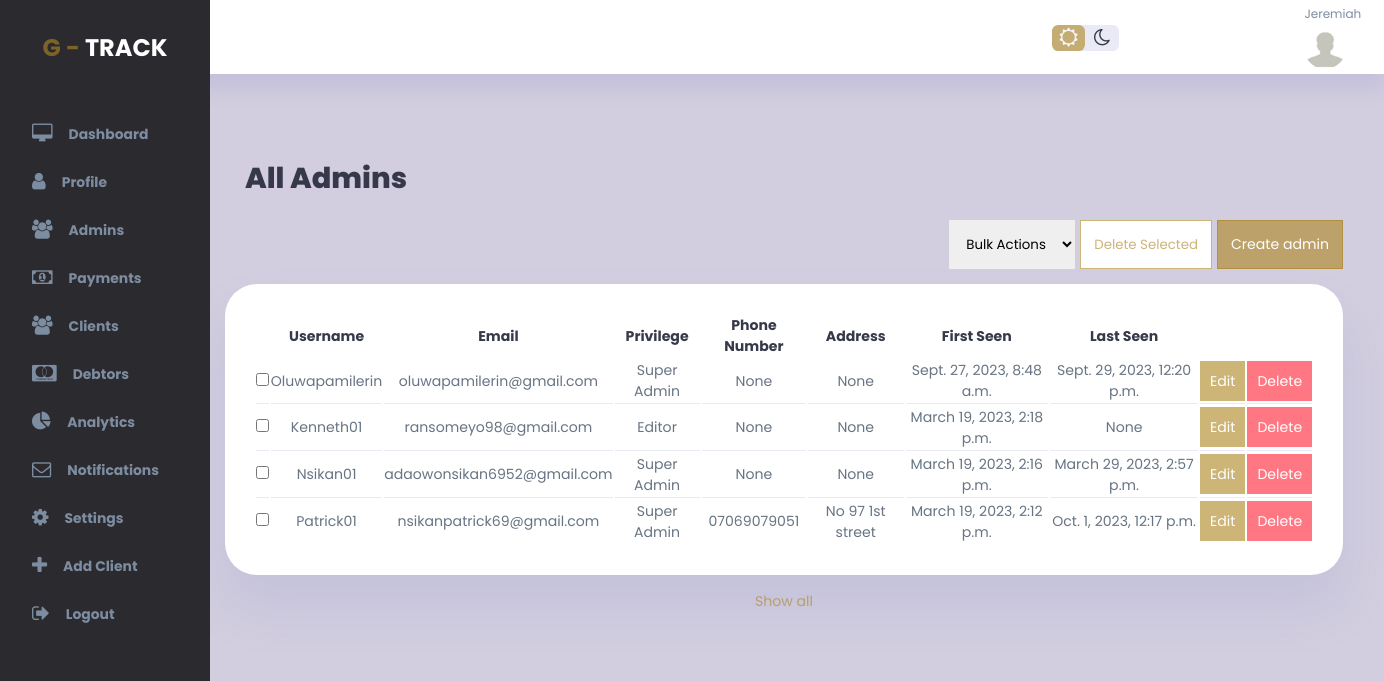
The app's page /admins (signed in) with its own data.
### gtrack_app/models.py (models this page shows, shortened)
class UserProfile(models.Model):
    user = models.OneToOneField(User, null=True, on_delete=models.CASCADE)
    address = models.CharField(max_length=65, null=True, blank=True)
    phone = models.CharField(max_length=65, null=True, blank=True)
    privilege = models.CharField(max_length=50, null=True, blank=True)
    ip_address = models.CharField(max_length=50, null=True, blank=True)
    date_created = models.DateTimeField(default=timezone.now())
    last_seen = models.DateTimeField(default=timezone.now(), null=True, blank=True)
    profile_pic = models.FileField(null=True, blank=True, upload_to="uploads/profile_pictures", validators = [FileExtensionValidator(allowed_extensions=['jpg','jpeg','png'])])

### gtrack_app/views.py (the view)
# urls.py: path('admins', views.admins, name='admins'),
@login_required
def admins(request):
    current_user = request.user
    all_admins = User.objects.filter(Q(is_superuser=True) | Q(is_staff=True)).exclude(pk=current_user.pk).order_by('date_joined').reverse()
    all_admins_profiles = UserProfile.objects.all
    return render(request, 'admins_dashboard/admins.html', {'admins': all_admins, 'admin_profiles': all_admins_profiles})

### templates/admins_dashboard/admins.html (shortened to what this page needs)
{% extends 'base.html' %}
{% block content %}
{% load static %}
<div class="wrapper">
    <div class="vertical-wrapper" id="sidebar">
        <div class="vertical-bar">
            <div class="logo">
                G - <span>Track</span>
            </div>
            <div class="sidebar">
                <a href="{% url 'index' %}">
                    <i class="fa fa-desktop"></i>
                    <h3>Dashboard</h3>
                </a>
                <a href="{% url 'profile' user_id=user.id %}">
                    <i class="fa fa-user"></i>
                    <h3>Profile</h3>
                </a>
                <a href="{% url 'admins' %}" class="active">
                    <i class="fa fa-users"></i>
                    <h3>Admins</h3>
                </a>
                <a href="{% url 'payments' %}">
                    <i class="fa fa-money"></i>
                    <h3>Payments</h3>
                </a>
                <a href="{% url 'all_clients' %}">
                    <i class="fa fa-users"></i>
                    <h3>Clients</h3>
                </a>
                <a href="{% url 'debtors' %}">
                    <i class="fa fa-cc-mastercard"></i>
                    <h3>Debtors</h3>
                </a>
                <a href="{% url 'analytics' %}">
                    <i class="fa fa-pie-chart"></i>
                    <h3>Analytics</h3>
                </a>
                <a href="{% url 'multiple_recipients' %}">
                    <i class="fa fa-envelope-o"></i>
                    <h3>Notifications</h3>
                </a>
                <a href="{% url 'index' %}">
                    <i class="fa fa-cog"></i>
                    <h3>Settings</h3>
                </a>
                <a href="{% url 'create_client' %}">
                    <i class="fa fa-plus"></i>
                    <h3>Add Client</h3>
                </a>
                <a href="{% url 'logout' %}">
                    <i class="fa fa-sign-out"></i>
                    <h3>Logout</h3>
                </a>
            </div>
        </div>
    </div>
    <div class="main-container">
        <div class="top-bar">
            <div class="top-right">
                <div class="theme-toggler">
                    <i class="fa fa-sun-o active"></i>
                    <i class="fa fa-moon-o"></i>
                </div>
                <div class="profile">
                    <div class="info">
                        <small class="text-muted"> {{user.username}}</small>
                    </div>
                    <div class="profile-photo">
                        {% if user.userprofile.profile_pic %}
                        <img src="{{user.userprofile.profile_pic.url}}" width="300" height="300" />
                        {% else %}
                        <img src="{% static 'img/anonymous.jpg' %}" width="300" height="300" />
                        {% endif %}
                    </div>
                </div>
            </div>
        </div>
        <div class="panel">
            <main>
                <h1 class="panel-label">All Admins</h1>
                <div class="panel-body">
                    <form method="post" action="{% url 'batch_delete_admins' %}">
                        <div class="top-table">
                            <div class="table-actions">
                                <select name="action" id="action" class="dropdown-select">
                                    <option value="bulk_actions">Bulk Actions</option>
                                </select>
                                <button class="primary action-btn action" type="submit"
                                    onclick="return confirm('Are you sure you want to delete the selected record(s)?')">Delete
                                    Selected</button>
                                <a href="{% url 'create_admin' %}" class="primary action-btn create">Create admin</a>
                            </div>
                        </div>
                        <div class="admin-panel">
                            <table>
                                <thead>
                                    <tr>
                                        <th></th>
                                        <th>Username</th>
                                        <th>Email</th>
                                        <th>Privilege</th>
                                        <th>Phone Number</th>
                                        <th>Address</th>
                                        <th>First Seen</th>
                                        <th>Last Seen</th>
                                    </tr>
                                </thead>
                                <tbody>
                                    {% for admin in admins %}
                                    <tr>
                                        {% for admin_profile in admin_profiles %}
                                        {% if admin_profile.user_id == admin.id %}
                                        <td><input type="checkbox" value="{{admin.id}}" name="select_delete"></td>
                                        <td>{{ admin.username }}</td>
                                        <td>{{ admin.email }}</td>
                                        {% if admin.is_superuser and admin.is_staff %}
                                        <td>Super Admin</td>
                                        {% else %}
                                        <td>Editor</td>
                                        {% endif %}
                                        <td>{{ admin_profile.phone }}</td>
                                        <td>{{ admin_profile.address }}</td>
                                        <td>{{ admin.date_joined }}</td>
                                        <td>{{ admin.last_login }}</td>
                                        <td><a class="primary-btn"
                                                href="{% url 'edit_admin' user_id=admin.id %}">Edit</a></td>
                                        <td><a class="danger-btn" href="{% url 'delete_admin' user_id=admin.id %}"
                                                onclick="return confirm('Are you sure you want to delete this record?')">Delete</a>
                                        </td>
                                        {% endif %}
                                        {% endfor %}
                                    </tr>
                                    {% endfor %}
                                </tbody>
                            </table>
                            <a id="show-all" href="#">Show all</a>
                        </div>
                    </form>
                </div>
            </main>
        </div>
    </div>
</div>
{% endblock %}

### static/css/authenticate.css (style rules this page uses)
* { margin: 0; padding: 0; border: 0; box-sizing: border-box; font-family: 'poppins', sans-serif; }

### records on screen
UserProfile: shows "Super Admin", phone "None", address "None"
UserProfile: shows "Editor", phone "None", address "None"
UserProfile: shows "Super Admin", phone "None", address "None"
UserProfile: shows "Super Admin", phone "07069079051", address "No 97 1st street"

### other values on screen
{{ user.username }} "Jeremiah"
{{ admin.username }} "Oluwapamilerin"
{{ admin.email }} "oluwapamilerin@gmail.com"
{{ admin.date_joined }} "Sept. 27, 2023, 8:48 a.m."
{{ admin.last_login }} "Sept. 29, 2023, 12:20 p.m."
{{ admin.username }} "Kenneth01"
{{ admin.email }} "ransomeyo98@gmail.com"
{{ admin.date_joined }} "March 19, 2023, 2:18 p.m."
{{ admin.last_login }} "None"
{{ admin.username }} "Nsikan01"
{{ admin.email }} "adaowonsikan6952@gmail.com"
{{ admin.date_joined }} "March 19, 2023, 2:16 p.m."
{{ admin.last_login }} "March 29, 2023, 2:57 p.m."
{{ admin.username }} "Patrick01"
{{ admin.email }} "nsikanpatrick69@gmail.com"
